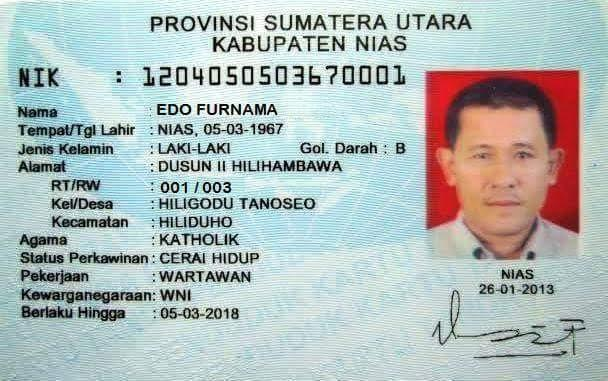
#> input picture Dataset/KTP/ktp5.png, 608 x 381 px, found by its file name
$ jupyter execute --allow-errors 'Use Case KTP.ipynb'
#> lines starting #> are read from the running program, lines starting #| are printed output that depends on the picture
[cell 1]
import re
import cv2
import numpy as np
import os
import pytesseract
from PIL import Image
from pytesseract import Output
from matplotlib import pyplot as plt
import json
import sys
import pandas as pd

[cell 2]
pytesseract.pytesseract.tesseract_cmd = r'C:\Program Files\Tesseract-OCR\tesseract.exe'

[cell 3]
img = cv2.imread(r"E:\Koding\Python\Kerja\KTP-OCR\Dataset\KTP\ktp5.png")
#> img is the input picture: shape (381, 608, 3); mean B, G, R 185.7, 187.1, 176.6
plt.imshow(img)

#> (a cell that did not finish here is left out)

#> (a cell that did not finish here is left out)

[cell 6]
image = img.copy()

#> (the rest of this cell did not finish here and is left out)

[cell 7]
gray = cv2.cvtColor(img, cv2.COLOR_BGR2GRAY)
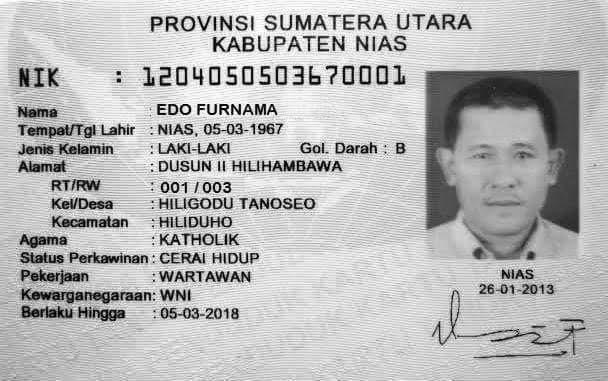
#> gray: shape (381, 608); min 0, max 255, mean 183.8
th, thres = cv2.threshold(gray, 127, 255, cv2.THRESH_TRUNC)
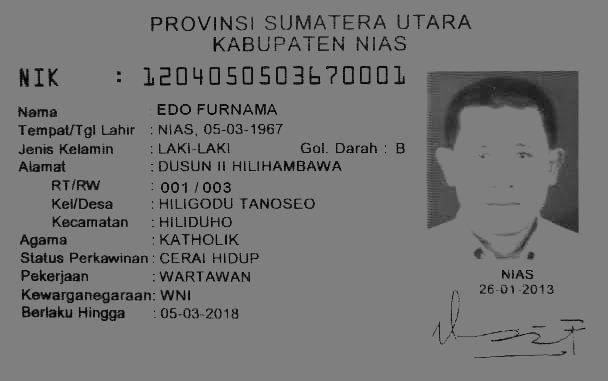
#> thres: shape (381, 608); min 0, max 127, mean 117.8
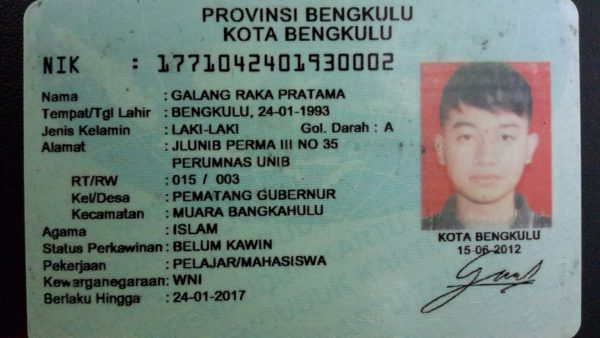
#> input picture Dataset/KTP/ktp1.png, 600 x 338 px, found by its file name
#> further down, img is the input picture: shape (338, 600, 3); mean B, G, R 119.3, 125.2, 109.7
#> `gray = cv2.cvtColor(img, cv2.COLOR_BGR2GRAY)`:
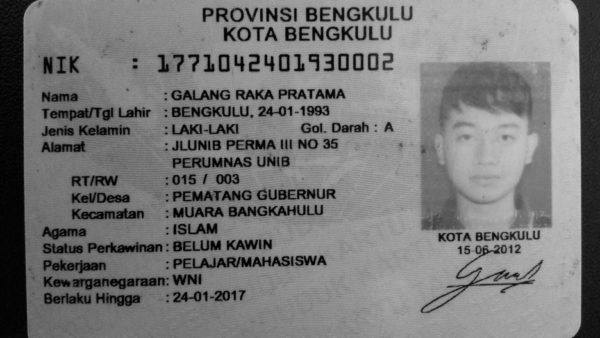
#> gray: shape (338, 600); min 0, max 215, mean 119.9
#> `th, threshed = cv2.threshold(gray, 127, 255, cv2.THRESH_TRUNC)`:
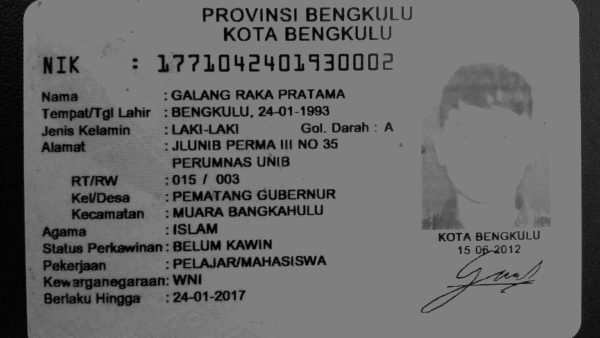
#> threshed: shape (338, 600); min 0, max 127, mean 105.8

plt.figure(figsize=(16,12))
plt.imshow(thres)
plt.title('SAMPLE KTP WITH WORD LEVEL BOXES')
plt.show()

#> (a cell that did not finish here is left out)

#> (a cell that did not finish here is left out)

[cell 10]
# [9 lines left out: function split, not called in this run]

[cell 11]
# [20 lines left out: function define_result, not called in this run]

[cell 12]
# [17 lines left out: function nik_extract, not called in this run]

[cell 13]
# [80 lines left out: function extract, not called in this run]

#> (a cell that did not finish here is left out)

#> (a cell that did not finish here is left out)

[cell 16]
path = r"C:\Users\Hanun\Documents\output ktp.xlsx"
#> (the rest of this cell did not finish here and is left out)

[cell 17]
folder_file = r"E:\Koding\Python\Kerja\KTP-OCR\Dataset\KTP"

arr = os.listdir(folder_file)
files = [x for x in arr if x.endswith(('.png', '.jpg', '.jpeg'))]

status = False
#> (the rest of this cell did not finish here and is left out)
